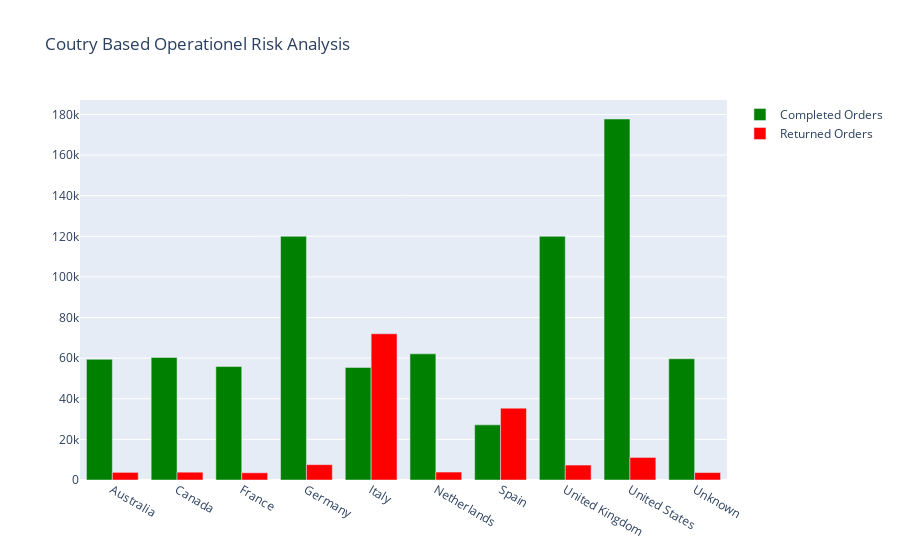

The cell this chart's notebook holds for it:
### Markdown cell above
Profitability & Risk Map: High Volume vs. Operational Loss
Key Insights
1. Efficiency Gap

The red dashed line represents the average margin threshold, defining the minimum profitability required for sustainable growth.
While several markets operate safely above this line, multiple high-volume bubbles fall well below the profitability threshold, signaling structural inefficiencies rather than short-term volatility.

2. The Mediterranean Bleed

Italy and Spain stand out as critical outliers.
Despite generating high total sales volumes (large bubble sizes), both markets operate deep in negative margin territory (≈ –40%).

This confirms that revenue growth in these regions is value-destructive, driven by elevated return rates, logistics costs, and operational leakage rather than healthy demand.

3. The Volume Trap

The chart clearly demonstrates that higher sales volume does not guarantee higher profitability.
Several lower-volume markets and categories deliver significantly stronger margins, proving that efficiency—not scale alone—is the true growth lever.

This exposes a classic “volume trap”, where scaling inefficient operations accelerates losses instead of profits.

Business Decision Enabled: FIX or CUT

FIX: Immediately audit logistics, return drivers, and fulfillment costs in Italy and Spain.
No further scaling should occur without structural cost corrections.

CUT: Until margins stabilize above the average threshold, digital advertising spend in these markets should be reduced or paused.

REALLOCATE: Capital should be redirected toward lower-volume, high-margin markets where growth compounds profitably.

Executive Takeaway

Growth without margin discipline is not growth—it is risk accumulation.
This analysis enables leadership to prioritize profitability over vanity metrics and protect long-term enterprise value.

### Code cell
#Operational Analysis
def get_operational_risk():
    query ="SELECT clean_country, completed, returned, completion_rate_pct FROM reporting_order_funnel"
    df_funnel=pd.read_sql(query, engine)

    fig=go.Figure()
    fig.add_trace(go.Bar(
        x=df_funnel['clean_country'],
        y=df_funnel['completed'],
        name='Completed Orders',
        marker_color='green'
    ))
    fig.add_trace(go.Bar(
        x=df_funnel['clean_country'],
        y=df_funnel['returned'],
        name='Returned Orders',
        marker_color='red'
    ))
    fig.update_layout(title="Coutry Based Operationel Risk Analysis",
                      barmode='group',)
    return fig
get_operational_risk().show()

### Figure 1 — Plotly figure (JSON) as saved in the notebook; plotly's stock layout.template omitted (floating-point values rounded to 4 significant figures)
{"data": [{"marker": {"color": "green"}, "name": "Completed Orders", "type": "bar", "x": ["Australia", "Canada", "France", "Germany", "Italy", "Netherlands", "Spain", "United Kingdom", "United States", "Unknown"], "y": [59436, 60342, 55882, 119982, 55420, 62126, 27154, 119986, 177766, 59694]}, {"marker": {"color": "red"}, "name": "Returned Orders", "type": "bar", "x": ["Australia", "Canada", "France", "Germany", "Italy", "Netherlands", "Spain", "United Kingdom", "United States", "Unknown"], "y": [3750, 3842, 3546, 7548, 72008, 3916, 35386, 7368, 11102, 3654]}], "layout": {"barmode": "group", "title": {"text": "Coutry Based Operationel Risk Analysis"}}}
